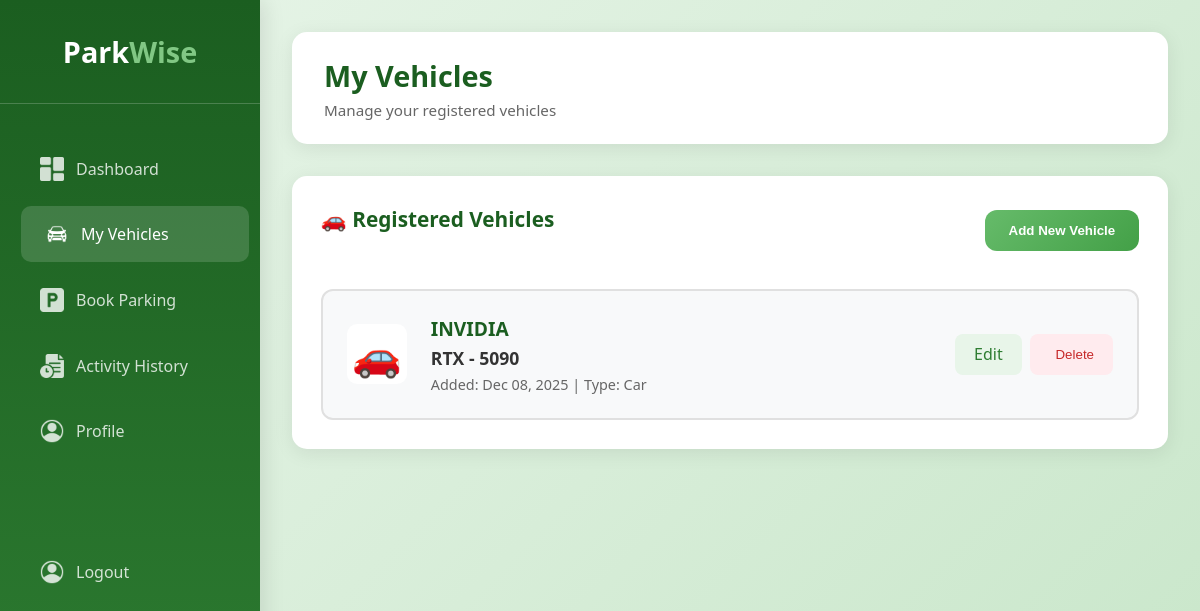
The app's page /?controller=UserController&action=showMyVehiclePage (signed in), older data.
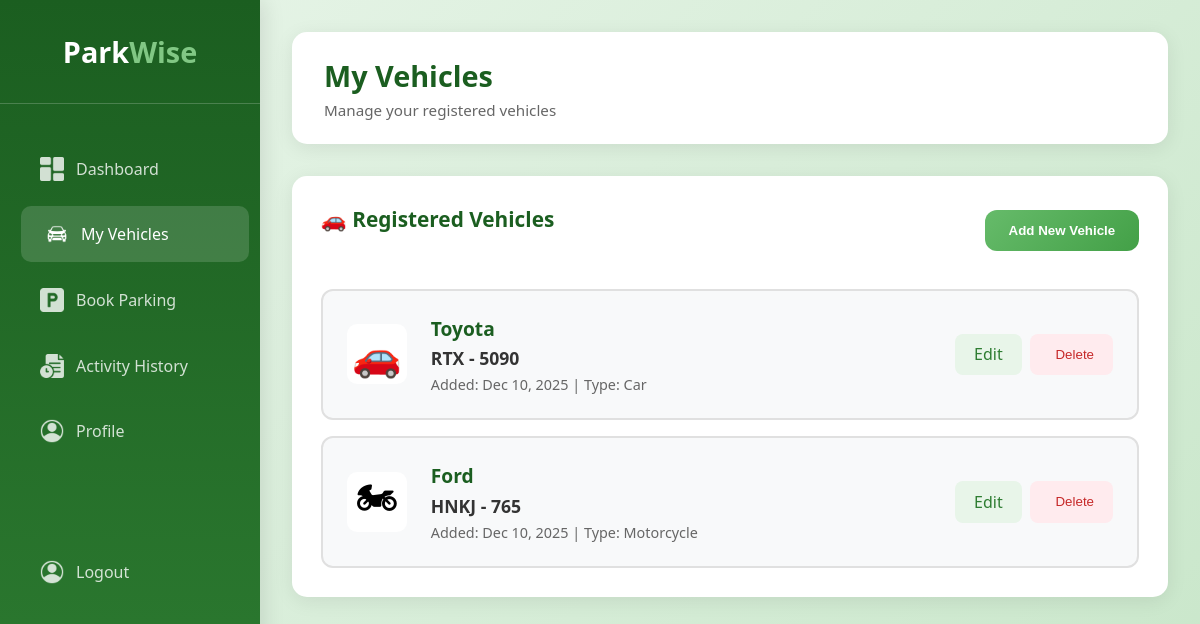
The same page, newer data.
### tables this page shows
CREATE TABLE Vehicle (
    vehicle_id INTEGER PRIMARY KEY AUTOINCREMENT,
    user_id INTEGER NOT NULL,
    plate_number VARCHAR(20) NOT NULL UNIQUE,
    vehicle_type VARCHAR(50) NOT NULL,
    brand VARCHAR(50) NOT NULL,
    created_at DATETIME DEFAULT CURRENT_TIMESTAMP,
    FOREIGN KEY (user_id) REFERENCES User(user_id) ON DELETE CASCADE
);

### index.php (called while the page is built, shortened)
<?php
require_once("./dbConnection.php");
$controller = NULL;
$action = NULL;
if(isset($_GET["controller"]) && isset($_GET["action"])){
    $controller = $_GET["controller"];
    $action = $_GET["action"];
}else{
    $controller = "HomeController";
    $action = "homePage";
}
require_once("./router.php");

### views/uniLayout.php (called while the page is built)
<?php require_once("./views/$folderPath" . "/$folderPath" . "Layout.php")?>

### controllers/BaseController.php (called while the page is built, shortened)
<?php
class BaseController{
    public function loadModel($filePath){
        return new $model;
    }
    public function  renderView($folderPath, $fileName, $datas = NULL, $location = NULL){
        $content = $datas;
        require_once("./views/uniLayout.php");
    }
}

### controllers/UserController.php (called while the page is built, shortened)
<?php
class UserController extends BaseController{
    protected $vehicleModel;
    public function __construct(){
        $this->vehicleModel = $this->loadModel("Vehicle");
    }
    public function showMyVehiclePage(){
        $datas = $this->vehicleModel->getUserVehicles($_SESSION["userId"]);
        $this->renderView("user", "myVehiclePage" , $datas, "myVehiclePage");
    }
}

### models/BaseModel.php (called while the page is built, shortened)
<?php
class BaseModel{
    public function __construct(){
        $this->db = DbConnection::getInstance();
    }
}

### dbConnection.php (called while the page is built)
<?php
class DbConnection{
    private static $instance = NULL;
    public static function getInstance(){
        if(!isset(self::$instance)){
            try{
                $pdo = new PDO("sqlite:" . __DIR__ . "/database/parkwise.db");
                $pdo->setAttribute(PDO::ATTR_ERRMODE, PDO::ERRMODE_EXCEPTION);
                self::$instance = $pdo;
            }catch(PDOException $e){
                exit("SOMETHING WENT WRONG WHILE CONNECTING TO DATABASE" .  $e->getMessage());
            }
        }
        return self::$instance;
    }
}

### models/Vehicle.php (called while the page is built, shortened)
<?php
class Vehicle extends BaseModel{
    protected $table = "Vehicle";
    public function getUserVehicles($userId){
        try{
            $sql = "SELECT * FROM {$this->table} WHERE user_id = :userId";
            $request = $this->db->prepare($sql);
            $request->execute(["userId" => $userId]);
            $datas = $request->fetchAll(PDO::FETCH_ASSOC);
            return $datas;
        }catch(PDOException $e){
            error_log($e->getMessage());
            return [];
        }
    }
}

### views/user/myVehiclePage.php (the view, shortened to what this page needs)
<div class="main-display">
    <div class="header">
        <div class="welcome">
            <h1>My Vehicles</h1>
            <p>Manage your registered vehicles</p>
        </div>
    </div>
    <div class="card">
        <div style="display: flex; justify-content: space-between; align-items: center; margin-bottom: 2rem;">
            <h2>🚗 Registered Vehicles</h2>
            <button class="action-btn" onclick="openAddVehicleModal()" style="padding: 0.8rem 1.5rem;">
                <i class="fa-solid fa-plus"></i> Add New Vehicle
            </button>
        </div>
        <?php if(empty($content)): ?>
            <div style="text-align: center; padding: 3rem; color: #666;">
                <i class="fa-solid fa-car" style="font-size: 3rem; margin-bottom: 1rem; opacity: 0.3;"></i>
                <p style="font-size: 1.1rem;">No vehicles registered yet</p>
                <p>Add your first vehicle to start booking parking spots</p>
            </div>
        <?php else: ?>
            <div class="vehicle-list">
                <?php foreach($content as $vehicle): ?>
                    <div class="vehicle-card">
                        <div class="vehicle-icon">
                            <?= $vehicle["vehicle_type"] == 'Car' ? "🚗" : ($vehicle["vehicle_type"] == 'Motorcycle' ? "🏍" : "🚛") ?>
                        </div>
                        <div class="vehicle-info">
                            <h3><?= htmlspecialchars($vehicle["brand"]) ?></h3>
                            <p class="plate-number"><?= htmlspecialchars($vehicle["plate_number"]) ?></p>
                            <p class="vehicle-details">
                                Added: <?= date('M d, Y', strtotime($vehicle["created_at"])) ?> |
                                Type: <?= htmlspecialchars($vehicle["vehicle_type"]) ?>
                            </p>
                        </div>
                        <div class="vehicle-actions">
                            <a href="?controller=UserController&action=showEditVehiclePage&vehicle_id=<?= $vehicle["vehicle_id"] ?>"
                               class="btn-edit"
                               style="text-decoration: none; display: inline-block;">
                                <i class="fa-solid fa-edit"></i> Edit
                            </a>
                            <button type="button"
                                    class="btn-delete"
                                    onclick="confirmDelete(<?= $vehicle['vehicle_id'] ?>)">
                                <i class="fa-solid fa-trash"></i> Delete
                            </button>
                        </div>
                    </div>
                <?php endforeach; ?>
            </div>
        <?php endif; ?>
    </div>
</div>

### router.php (shortened to what this page needs)
<?php
function call($controller, $action){
    require_once("./controllers/BaseController.php");
    require_once("./models/BaseModel.php");
    switch($controller){
        case "UserController":
             $controllerInstance = new UserController();
             break;
    }
    $controllerInstance->{$action}();
}
$routes = [
    "HomeController" => ["homePage"],
    "UserController" => ["showLoginPage", "showEditVehiclePage", "updateVehicle", "deleteVehicle", "login", "signUp", "logout", "showDashBoard", "showSignUpPage", "signUp", "showAddVehichelPage", "addVehicle", "showMyVehiclePage", "showBookingsPage", "showActivityHistoryPage", "showProfilePage", "updateProfile", "showBookingDetailsPage", "showPaymentPage", "processPayment"],
    "AdminController" => ["getDashBoardData", "updateSlotStatus", "Adminlogin", "showAdminLoginPage", "getParkingSlotsPage", "getBookingsPage", "getPaymentsPage",  "getUserContactPage", "updateBookingStatus", "completeOpenTimeBooking"],
];
if(array_key_exists($controller, $routes)){
    if(in_array($action, $routes[$controller])){
        call($controller, $action);
    }
}else{
    call("UserController", "showLoginPage");
}

### views/user/userLayout.php (shortened to what this page needs)
<!DOCTYPE html>
<html lang="en">
<head>
      <link rel="stylesheet" href="<?php echo BASE_URL?>views/static/userStyle.css">
</head>
<body>
    <div class="container">
         <div class="side-nav" id="sideNav">
             <?php require_once("./views/components/userNavBar.php")?>
        </div>
        <?php require_once("./views/user/$fileName" . ".php")?>
</body>
</html>

### views/components/userNavBar.php
<div class="logo">Park<span>Wise</span></div>
<nav>
    <a href="?controller=UserController&action=showDashBoard" class="<?= $location == 'dashBoard' ? 'active' : '' ?>">
        <img src="<?php echo BASE_URL?>views/static/Images/dashboard-icon.png" alt="Dashboard" class="menu-icon">
        <span>Dashboard</span>
    </a>
    <a href="?controller=UserController&action=showMyVehiclePage"class="<?= $location == 'myVehiclePage' ? 'active' : '' ?>">
        <img src="<?php echo BASE_URL?>views/static/Images/vehicle-icon.png" alt="My Vehicles" class="menu-icon">
        <span>My Vehicles</span>
    </a>
    <a href="?controller=UserController&action=showBookingsPage" class="<?= $location == 'bookParkingPage' ? 'active' : '' ?>">
        <img src="<?php echo BASE_URL?>views/static/Images/book-icon.png" alt="Book Parking" class="menu-icon">
        <span>Book Parking</span>
    </a>
    <a href="?controller=UserController&action=showActivityHistoryPage" class=" <?= $location == 'activityHistoryPage' ? 'active' : '' ?>">
        <img src="<?php echo BASE_URL?>views/static/Images/activity-icon.png" alt="Activity History" class="menu-icon">
        <span>Activity History</span>
    </a>
    <a href="?controller=UserController&action=showProfilePage" class="<?= $location == 'profilePage' ? 'active' : '' ?>" >
        <img src="<?php echo BASE_URL?>views/static/Images/profile-icon.png" alt="Profile" class="menu-icon">
        <span>Profile</span>
    </a>
    <form action="?controller=UserController&action=logout" method="post">
        <button type="submit" id="logout">
                <img src="<?php echo BASE_URL?>views/static/Images/profile-icon.png" alt="Logout" class="menu-icon">
                <span>Logout</span>
        </button>
    </form>
</nav>

### views/static/userStyle.css (style rules this page uses)
* { margin: 0; padding: 0; box-sizing: border-box; }
body { font-family: 'Segoe UI', Tahoma, Geneva, Verdana, sans-serif; background: linear-gradient(135deg, #e8f5e9 0%, #c8e6c9 100%); min-height: 100vh; }
.container { display: flex; min-height: 100vh; }
.side-nav { width: 260px; background: linear-gradient(180deg, #1b5e20 0%, #2e7d32 100%); padding: 2rem 0; box-shadow: 4px 0 20px rgba(0,0,0,0.1); position: fixed; height: 100vh; overflow-y: auto; transition: transform 0.3s ease; z-index: 1000; }
.logo { padding: 0 1.5rem 2rem; color: white; font-size: 1.8rem; font-weight: bold; text-align: center; border-bottom: 1px solid rgba(255,255,255,0.2); margin-bottom: 2rem; }
.logo span { color: #81c784; }
nav { display: flex; flex-direction: column; }
nav a { color: rgba(255,255,255,0.8); text-decoration: none; padding: 1rem 1.5rem; margin: 0.3rem 1rem; border-radius: 10px; transition: all 0.3s ease; display: flex; align-items: center; gap: 12px; font-weight: 500; }
.menu-icon { width: 24px; height: 24px; object-fit: contain; filter: brightness(0) invert(1); opacity: 0.8; transition: all 0.3s ease; }
nav a:hover .menu-icon, nav a.active .menu-icon { opacity: 1; }
nav a:before { display: none; }
nav a:hover, nav a.active { background: rgba(255,255,255,0.15); color: white; transform: translateX(5px); }
.main-display { margin-left: 260px; flex: 1; padding: 2rem; transition: margin-left 0.3s ease; }
.header { background: white; padding: 1.5rem 2rem; border-radius: 15px; box-shadow: 0 4px 20px rgba(0,0,0,0.08); margin-bottom: 2rem; display: flex; justify-content: space-between; align-items: center; flex-wrap: wrap; gap: 1rem; }
.welcome h1 { color: #1b5e20; font-size: 1.8rem; margin-bottom: 0.3rem; }
.welcome p { color: #666; font-size: 0.95rem; }
.card { background: white; padding: 1.8rem; border-radius: 15px; box-shadow: 0 4px 20px rgba(0,0,0,0.08); }
.card h2 { color: #1b5e20; margin-bottom: 1.5rem; font-size: 1.3rem; display: flex; align-items: center; gap: 0.5rem; }
.action-btn { background: linear-gradient(135deg, #66bb6a, #43a047); color: white; border: none; padding: 1.2rem; border-radius: 12px; cursor: pointer; font-weight: 600; transition: all 0.3s ease; text-align: center; }
.vehicle-list { display: flex; flex-direction: column; gap: 1rem; }
.vehicle-card { display: flex; align-items: center; gap: 1.5rem; padding: 1.5rem; background: #f8f9fa; border-radius: 12px; border: 2px solid #e0e0e0; transition: all 0.3s ease; }
.vehicle-icon { font-size: 2.5rem; width: 60px; height: 60px; display: flex; align-items: center; justify-content: center; background: white; border-radius: 10px; }
.vehicle-info { flex: 1; }
.vehicle-info h3 { color: #1b5e20; margin-bottom: 0.3rem; font-size: 1.2rem; }
.plate-number { color: #333; font-weight: bold; font-size: 1.1rem; margin-bottom: 0.3rem; }
.vehicle-details { color: #666; font-size: 0.9rem; }
.vehicle-actions { display: flex; gap: 0.5rem; }
.btn-edit, .btn-delete { padding: 0.6rem 1.2rem; border: none; border-radius: 8px; cursor: pointer; font-weight: 500; transition: all 0.3s ease; }
.btn-edit { background: #e8f5e9; color: #2e7d32; }
.btn-delete { background: #ffebee; color: #c62828; }
nav form { color: rgba(255,255,255,0.8); text-decoration: none; padding: 1rem 1.5rem; margin: 5rem 1rem; border-radius: 10px; transition: all 0.3s ease; display: flex; align-items: center; gap: 12px; font-weight: 500; background: transparent; border: none; width: calc(100% - 2rem); cursor: pointer; }
nav form button { background: none; border: none; color: inherit; font: inherit; padding: 0; cursor: pointer; display: flex; align-items: center; gap: 12px; width: 100%; text-align: left; margin: 0; }
nav form .menu-icon { width: 24px; height: 24px; object-fit: contain; filter: brightness(0) invert(1); opacity: 0.8; transition: all 0.3s ease; }
nav form button { margin: 0; }
.card h2 { color: #1b5e20; font-size: 1.3rem; margin-bottom: 1.5rem; display: flex; align-items: center; gap: 0.5rem; }

### views/user/myVehiclePage.php (style rules this page uses)
.btn-edit, .btn-delete { display: inline-flex; align-items: center; gap: 0.4rem; }

Row changes from the older to the newer data that the page shows:
removed vehicle: brand "INVIDIA", plate_number "RTX - 5090", created_at "Dec 08, 2025", vehicle_type "Car"
added vehicle: brand "Toyota", plate_number "RTX - 5090", created_at "Dec 10, 2025", vehicle_type "Car"
added vehicle: brand "Ford", plate_number "HNKJ - 765", created_at "Dec 10, 2025", vehicle_type "Motorcycle"
